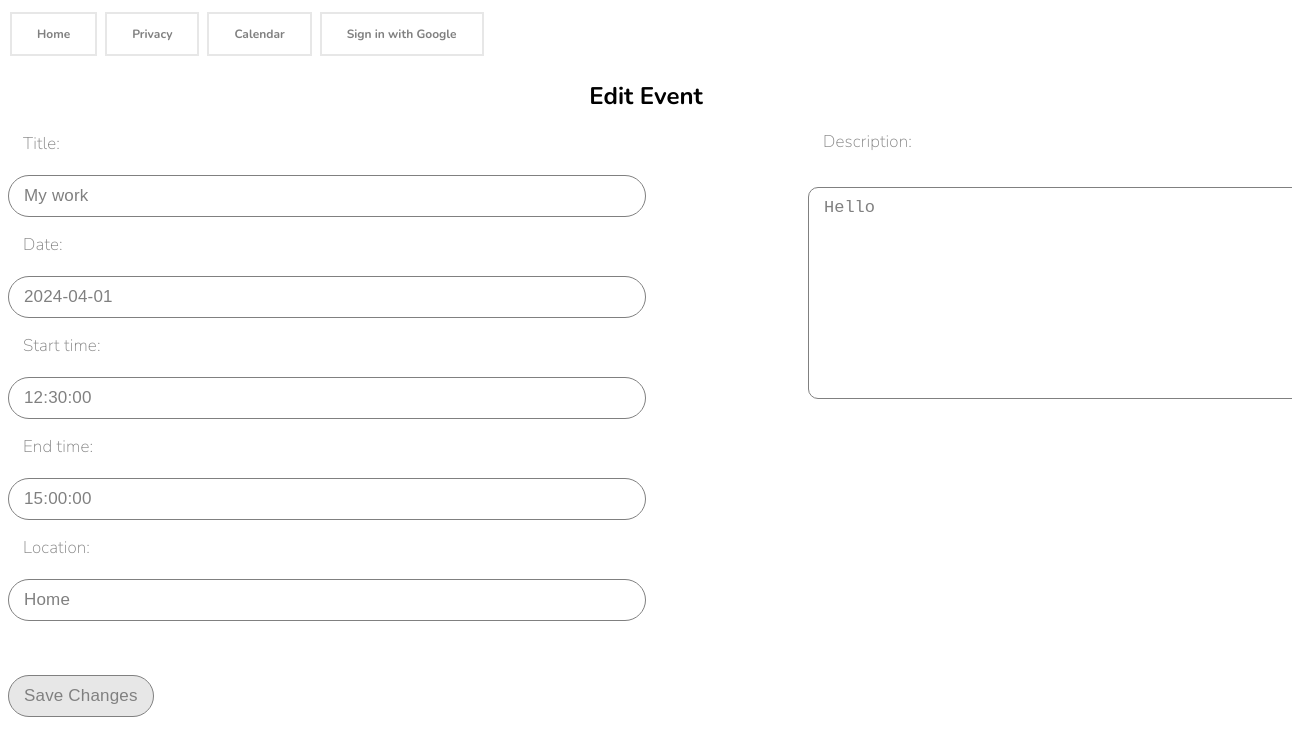
Screenshot of /edit_event/13/ (signed in) with the database file from the repository.
### main/models.py (models this page shows, shortened)
class Event(models.Model):
    title = models.CharField(max_length=100)
    date = models.DateField()
    start_time = models.TimeField()
    end_time = models.TimeField()
    RECURRENCE_CHOICES = [
        ('daily', 'Daily'),
        ('weekly', 'Weekly'),
        ('monthly', 'Monthly'),
        ('yearly', 'Yearly'),
    ]
    recurrence = models.CharField(max_length=10, choices=RECURRENCE_CHOICES, blank=True, null=True)
    EVENT_TYPE_CHOICES = [
        ('online', 'Online'),
        ('offline', 'Offline'),
    ]
    event_type = models.CharField(max_length=10, choices=EVENT_TYPE_CHOICES, default='offline')
    location = models.CharField(max_length=100, blank=True, null=True)
    description = models.TextField()
    creator = models.ForeignKey(User, on_delete=models.CASCADE, related_name='created_events')
    invited_users = models.ManyToManyField(User, related_name='invited_events')

### main/views.py (the view)
# urls.py: path('edit_event/<int:event_id>/', views.edit_event, name='edit_event'),
@login_required
def edit_event(request, event_id):
    event = get_object_or_404(Event, pk=event_id)
    if request.method == 'POST':
        form = EventForm(request.POST, instance=event)
        if form.is_valid():
            form.save()
            return redirect('calendar')
    else:
        form = EventForm(instance=event)
    return render(request, 'main/edit_event.html', {'form': form, 'event_id': event_id})

### main/forms.py
class EventForm(forms.ModelForm):
    class Meta:
        model = Event
        fields = ['title', 'date', 'start_time', 'end_time', 'location', 'description']

### main/templates/main/edit_event.html (shortened to what this page needs)
{% extends 'main/general.html' %}
{% block css %}
    {% load static %}
    <link rel="stylesheet" href="{% static 'styles/main/edit_event_styles.css' %}">
{% endblock %}
{% block maincontent %}
<h2>Edit Event</h2>
<form method="post">
    {{ form.as_p }}
    <button type="submit">Save Changes</button>
</form>
{% endblock %}

### main/styles/main/edit_event_styles.css (style rules this page uses)
body { font-family: "Nunito", sans-serif; font-optical-sizing: auto; font-weight: 200; font-style: normal; background-image: url(""); background-repeat: no-repeat; }
h2 { text-align: center; }

### main/templates/main/edit_event.html (style rules this page uses)
form label { transform-origin: left center; color: grey; font-weight: 100; letter-spacing: 0.01em; font-size: 17px; box-sizing: border-box; padding: 10px 15px; display: block; position: relative; margin-top: -10px; z-index: 2; pointer-events: none; }
form input[type="text"] { appearance: none; background-color: none; border: 1px solid grey; line-height: 0; font-size: 17px; width: 50%; display: block; box-sizing: border-box; padding: 10px 15px; border-radius: 60px; color: grey; font-weight: 100; letter-spacing: 0.01em; position: relative; z-index: 1; }
form input[type="text"]:valid { margin-top: 10px; }
form label[for="id_description"] { margin-top: 120px; margin-left: 800px; background-color: none; position: absolute; right: 20; top: 0; }
form textarea { margin-top: -450px; width: 40%; color: grey; display: inline-block; vertical-align: top; margin-left: 800px; box-sizing: border-box; padding: 10px 15px; border-radius: 10px; border: 1px solid grey; font-size: 17px; font-weight: 100; resize: ; }
form button { background-color: #e7e7e7; border: 1px solid grey; line-height: 0; font-size: 17px; display: inline-block; box-sizing: border-box; padding: 20px 15px; border-radius: 60px; color: grey; font-weight: 100; letter-spacing: 0.01em; position: relative; z-index: 1; cursor: pointer; }

### rows the page displays
Event: title "My work", date "2024-04-01", start_time "12:30:00", end_time "15:00:00", location "Home", description "Hello"
